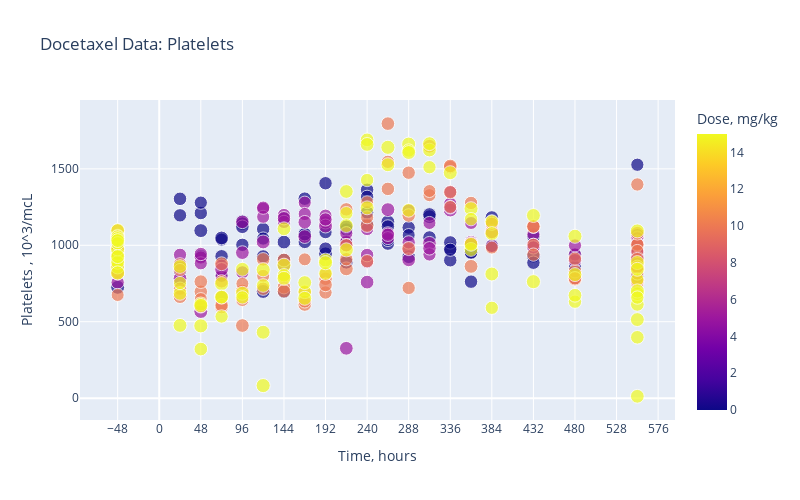

This figure's notebook cell:
### Code cell
# Create plot
for drug in drugs:
    for name in observations:
        x_label = "Time, hours"
        y_label = name + ", " + units[name]
        df_plot = data_sets[drug+"_"+observation_name]
        
        if name == drug:
            tick_distance = 1
        else:
            tick_distance = 48
        fig = px.scatter(
            df_plot,
            title=drug + " Data: " + name,
            x="TIME",
            y="OBS",
            color='Dose, '+dose_unit,
            size="WT",
            size_max=10,
            width=800, 
            height=500,
            hover_data=list(df_plot.columns))
        fig.update_xaxes(title_text=x_label, tick0=0, dtick=tick_distance)
        fig.update_yaxes(title_text=y_label)
        fig.show()

### Figure 1 — Plotly figure (JSON) as saved in the notebook; plotly's stock layout.template omitted (floating-point values rounded to 4 significant figures; data arrays with more than 128 entries replaced by an {"elided": "..."} marker saying what was removed)
{"data": [{"customdata": {"elided": "355x16 mixed values"}, "hovertemplate": "TIME=%{x}<br>OBS=%{y}<br>WT=%{customdata[8]}<br>DRUG=%{customdata[0]}<br>Dose, mg/kg=%{marker.color}<br>ID=%{customdata[2]}<br>TIME_UNIT=%{customdata[3]}<br>EVID=%{customdata[4]}<br>CENS=%{customdata[5]}<br>AMT=%{customdata[6]}<br>TINF=%{customdata[7]}<br>UNIT=%{customdata[9]}<br>YTYPE=%{customdata[10]}<br>YNAME=%{customdata[11]}<br>MDV=%{customdata[12]}<br>STUDY=%{customdata[13]}<br>SPECIES=%{customdata[14]}<br>SEX=%{customdata[15]}<extra></extra>", "legendgroup": "", "marker": {"color": {"elided": "355 int values"}, "coloraxis": "coloraxis", "size": {"elided": "355 float values"}, "sizemode": "area", "sizeref": 0.00219, "symbol": "circle"}, "mode": "markers", "name": "", "orientation": "v", "showlegend": false, "type": "scatter", "x": {"elided": "355 int values"}, "xaxis": "x", "y": {"elided": "355 int values"}, "yaxis": "y"}], "layout": {"coloraxis": {"colorbar": {"title": {"text": "Dose, mg/kg"}}, "colorscale": [[0, "#0d0887"], [0.1111, "#46039f"], [0.2222, "#7201a8"], [0.3333, "#9c179e"], [0.4444, "#bd3786"], [0.5556, "#d8576b"], [0.6667, "#ed7953"], [0.7778, "#fb9f3a"], [0.8889, "#fdca26"], [1, "#f0f921"]]}, "height": 500, "legend": {"itemsizing": "constant", "tracegroupgap": 0}, "title": {"text": "Docetaxel Data: Platelets "}, "width": 800, "xaxis": {"anchor": "y", "domain": [0, 1], "dtick": 48, "tick0": 0, "title": {"text": "Time, hours"}}, "yaxis": {"anchor": "x", "domain": [0, 1], "title": {"text": "Platelets , 10^3/mcL"}}}}
